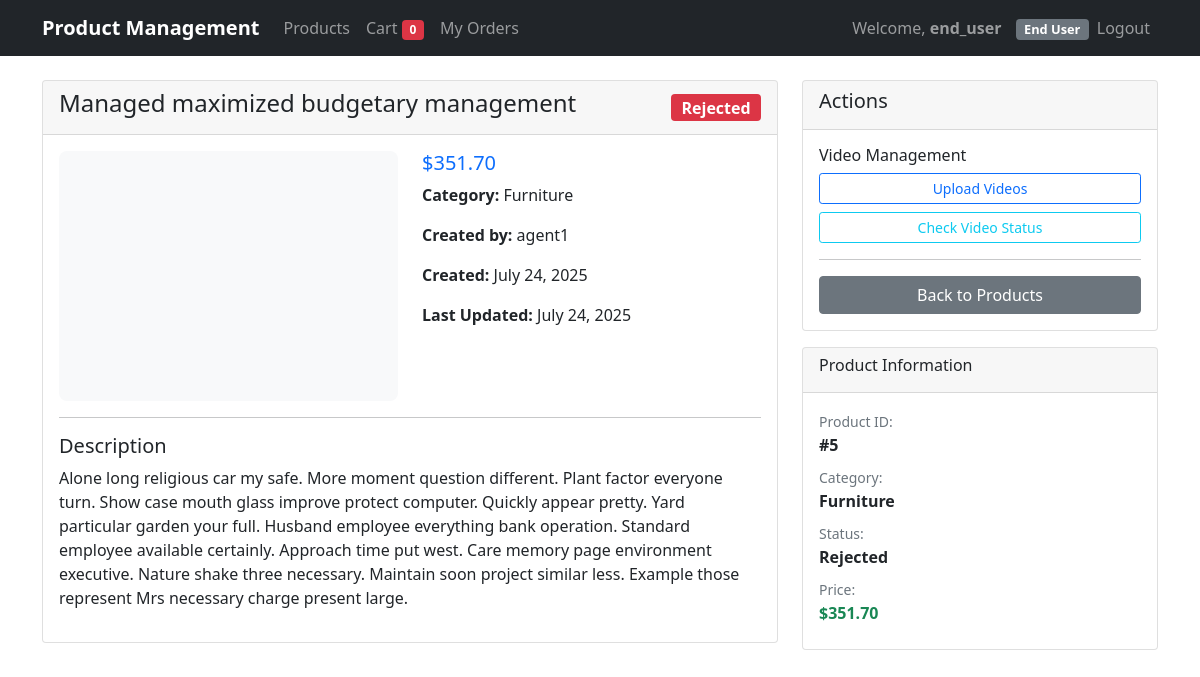
Screenshot of /products/5/ (signed in) with the database file from the repository.
### apps/users/models.py (models this page shows, shortened)
class User(AbstractUser):
    ROLE_CHOICES = (
        ('admin', 'Admin'),
        ('staff', 'Staff'),
        ('agent', 'Agent'),
        ('end_user', 'End User'),
    )
    role = models.CharField(max_length=10, choices=ROLE_CHOICES)

### apps/products/models.py (models this page shows, shortened)
class Product(models.Model):
    STATUS_CHOICES = [
        ('uploaded', 'Uploaded'),
        ('approved', 'Approved'),
        ('rejected', 'Rejected'),
        ('cancelled', 'Cancelled'),
    ]
    category = models.ForeignKey(Category, on_delete=models.CASCADE)
    title = models.CharField(max_length=255)
    description = models.TextField()
    price = models.DecimalField(max_digits=10, decimal_places=2)
    status = models.CharField(max_length=20, choices=STATUS_CHOICES, default='uploaded')
    video = models.FileField(upload_to='videos/', null=True, blank=True)
    created_by = models.ForeignKey(User, on_delete=models.CASCADE)
    created_at = models.DateTimeField(auto_now_add=True)
    updated_at = models.DateTimeField(auto_now=True)
    @property
    def is_approved(self):
        return self.status == 'approved'

class Category(models.Model):
    name = models.CharField(max_length=255)

### apps/products/template_views.py (the view)
# urls.py: path('products/<int:pk>/', ProductDetailView.as_view(), name='product_detail'),
class ProductDetailView(LoginRequiredMixin, DetailView):
    model = Product
    template_name = 'products/product_detail.html'
    context_object_name = 'product'
    def get_context_data(self, **kwargs):
        context = super().get_context_data(**kwargs)
        context['videos'] = ProductVideo.objects.filter(product=self.object)
        return context

### templates/products/product_detail.html (shortened to what this page needs)
{% extends 'base.html' %}
{% block content %}
<div class="row">
    <div class="col-md-8">
        <div class="card">
            <div class="card-header d-flex justify-content-between align-items-center">
                <h4>{{ product.title }}</h4>
                {% if product.status == 'approved' %}
                    <span class="badge bg-success fs-6">{{ product.get_status_display }}</span>
                {% elif product.status == 'rejected' %}
                    <span class="badge bg-danger fs-6">{{ product.get_status_display }}</span>
                {% elif product.status == 'uploaded' %}
                    <span class="badge bg-warning fs-6">{{ product.get_status_display }}</span>
                {% else %}
                    <span class="badge bg-secondary fs-6">{{ product.get_status_display }}</span>
                {% endif %}
            </div>
            <div class="card-body">
                <div class="row">
                    <div class="col-md-6">
                        {% if product.video %}
                            <div class="bg-light d-flex align-items-center justify-content-center" style="height: 250px; border-radius: 8px;">
                                <i class="fas fa-video fa-4x text-muted"></i>
                            </div>
                        {% else %}
                            <div class="bg-light d-flex align-items-center justify-content-center" style="height: 250px; border-radius: 8px;">
                            </div>
                        {% endif %}
                    </div>
                    <div class="col-md-6">
                        <h5 class="text-primary">${{ product.price }}</h5>
                        <p><strong>Category:</strong> {{ product.category.name }}</p>
                        <p><strong>Created by:</strong> {{ product.created_by.username }}</p>
                        <p><strong>Created:</strong> {{ product.created_at|date:"F d, Y" }}</p>
                        <p><strong>Last Updated:</strong> {{ product.updated_at|date:"F d, Y" }}</p>
                    </div>
                </div>
                <hr>
                <h5>Description</h5>
                <p>{{ product.description }}</p>
            </div>
        </div>
    </div>
    <div class="col-md-4">
        <div class="card">
            <div class="card-header">
                <h5>Actions</h5>
            </div>
            <div class="card-body">
                <div class="mb-3">
                    <h6>Video Management</h6>
                    <div class="d-grid gap-2">
                        <a href="{% url 'upload_video' product.id %}" class="btn btn-outline-primary btn-sm">
                             Upload Videos
                        </a>
                        <a href="{% url 'video_status' product.id %}" class="btn btn-outline-info btn-sm">
                             Check Video Status
                        </a>
                    </div>
                </div>
                <hr>
                <div class="d-grid">
                    <a href="{% url 'product_list' %}" class="btn btn-secondary">
                         Back to Products
                    </a>
                </div>
            </div>
        </div>
        <div class="card mt-3">
            <div class="card-header">
                <h6>Product Information</h6>
            </div>
            <div class="card-body">
                <div class="mb-2">
                    <small class="text-muted">Product ID:</small><br>
                    <strong>#{{ product.id }}</strong>
                </div>
                <div class="mb-2">
                    <small class="text-muted">Category:</small><br>
                    <strong>{{ product.category.name }}</strong>
                </div>
                <div class="mb-2">
                    <small class="text-muted">Status:</small><br>
                    <strong>{{ product.get_status_display }}</strong>
                </div>
                <div class="mb-2">
                    <small class="text-muted">Price:</small><br>
                    <strong class="text-success">${{ product.price }}</strong>
                </div>
            </div>
        </div>
    </div>
</div>
{% endblock %}

### templates/base.html (shortened to what this page needs)
<!DOCTYPE html>
<html lang="en">
<head>
    <link href="https://cdn.jsdelivr.net/npm/bootstrap@5.1.3/dist/css/bootstrap.min.css" rel="stylesheet">
</head>
<body>
    <nav class="navbar navbar-expand-lg navbar-dark bg-dark">
        <div class="container">
            <a class="navbar-brand" href="{% if user.is_authenticated %}{% url 'dashboard' %}{% else %}{% url 'login' %}{% endif %}">Product Management</a>
            {% if user.is_authenticated %}
            <div class="navbar-nav me-auto">
                <a class="nav-link" href="{% url 'product_list' %}">Products</a>
                {% if user.role == 'end_user' %}
                    <a class="nav-link" href="{% url 'cart' %}">Cart <span class="badge bg-danger" id="cart-count">0</span></a>
                    <a class="nav-link" href="{% url 'order_list' %}">My Orders</a>
                {% endif %}
            </div>
            {% endif %}
            <div class="navbar-nav">
                {% if user.is_authenticated %}
                    <span class="navbar-text">
                        Welcome, <strong>{{ user.username }}</strong>
                        <span class="badge bg-secondary role-badge">{{ user.get_role_display }}</span>
                    </span>
                    <a class="nav-link" href="{% url 'logout' %}">Logout</a>
                {% else %}
                    <a class="nav-link" href="{% url 'login' %}">Login</a>
                    <a class="nav-link" href="{% url 'register' %}">Register</a>
                {% endif %}
            </div>
        </div>
    </nav>
    <div class="container mt-4">
        {% block content %}
        {% endblock %}
    </div>
</body>
</html>

### templates/base.html (style rules this page uses)
.role-badge { font-size: 0.8em; margin-left: 10px; }
.navbar-brand { font-weight: bold; }

### rows the page displays
User: username "end_user", role "End User"
Product: title "Managed maximized budgetary management", status "Rejected", price "351.70", category.name "Furniture", created_by.username "agent1", created_at "July 24, 2025", updated_at "July 24, 2025", description "Alone long religious car my safe. More moment question different. Plant factor everyone turn. Show case mouth glass improve protect computer. Quickly appear pretty. Yard particular garden your full. Husband employee everything bank operation. Standard employee available certainly. Approach time put west. Care memory page environment executive. Nature shake three necessary. Maintain soon project similar less. Example those represent Mrs necessary charge present large.", id "5"
